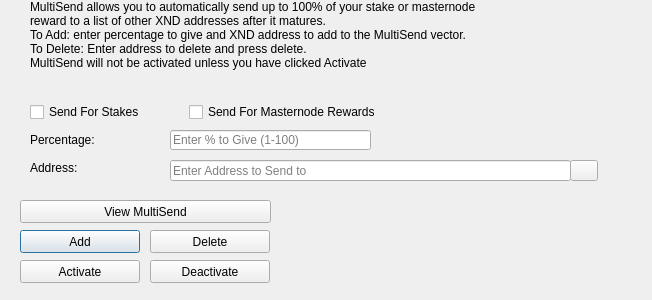
<?xml version="1.0" encoding="UTF-8"?>
<ui version="4.0">
 <class>MultiSendDialog</class>
 <widget class="QDialog" name="MultiSendDialog">
  <property name="windowModality">
   <enum>Qt::NonModal</enum>
  </property>
  <property name="geometry">
   <rect>
    <x>0</x>
    <y>0</y>
    <width>652</width>
    <height>300</height>
   </rect>
  </property>
  <property name="windowTitle">
   <string>MultiSend</string>
  </property>
  <widget class="QLineEdit" name="multiSendPercentEdit">
   <property name="geometry">
    <rect>
     <x>170</x>
     <y>130</y>
     <width>201</width>
     <height>20</height>
    </rect>
   </property>
   <property name="toolTip">
    <string>Enter whole numbers 1 - 100</string>
   </property>
   <property name="placeholderText">
    <string>Enter % to Give (1-100)</string>
   </property>
  </widget>
  <widget class="QLineEdit" name="multiSendAddressEdit">
   <property name="geometry">
    <rect>
     <x>170</x>
     <y>160</y>
     <width>401</width>
     <height>21</height>
    </rect>
   </property>
   <property name="toolTip">
    <string/>
   </property>
   <property name="placeholderText">
    <string>Enter Address to Send to</string>
   </property>
  </widget>
  <widget class="QLabel" name="label_2">
   <property name="geometry">
    <rect>
     <x>30</x>
     <y>0</y>
     <width>451</width>
     <height>121</height>
    </rect>
   </property>
   <property name="lineWidth">
    <number>1</number>
   </property>
   <property name="text">
    <string>MultiSend allows you to automatically send up to 100% of your stake or masternode reward to a list of other XND addresses after it matures.
To Add: enter percentage to give and XND address to add to the MultiSend vector.
To Delete: Enter address to delete and press delete.
MultiSend will not be activated unless you have clicked Activate</string>
   </property>
   <property name="alignment">
    <set>Qt::AlignLeading|Qt::AlignLeft|Qt::AlignTop</set>
   </property>
   <property name="wordWrap">
    <bool>true</bool>
   </property>
  </widget>
  <widget class="QLabel" name="message">
   <property name="geometry">
    <rect>
     <x>290</x>
     <y>200</y>
     <width>351</width>
     <height>91</height>
    </rect>
   </property>
   <property name="text">
    <string/>
   </property>
  </widget>
  <widget class="QPushButton" name="addButton">
   <property name="geometry">
    <rect>
     <x>20</x>
     <y>230</y>
     <width>120</width>
     <height>23</height>
    </rect>
   </property>
   <property name="toolTip">
    <string/>
   </property>
   <property name="statusTip">
    <string>Add to MultiSend Vector</string>
   </property>
   <property name="text">
    <string>Add</string>
   </property>
  </widget>
  <widget class="QPushButton" name="disableButton">
   <property name="geometry">
    <rect>
     <x>150</x>
     <y>260</y>
     <width>120</width>
     <height>23</height>
    </rect>
   </property>
   <property name="statusTip">
    <string>Deactivate MultiSend</string>
   </property>
   <property name="text">
    <string>Deactivate</string>
   </property>
  </widget>
  <widget class="QPushButton" name="addressBookButton">
   <property name="geometry">
    <rect>
     <x>570</x>
     <y>160</y>
     <width>28</width>
     <height>21</height>
    </rect>
   </property>
   <property name="toolTip">
    <string>Choose an address from the address book</string>
   </property>
   <property name="text">
    <string/>
   </property>
   <property name="icon">
    <iconset resource="../xinard.qrc">
     <normaloff>:/icons/address-book</normaloff>:/icons/address-book</iconset>
   </property>
   <property name="shortcut">
    <string>Alt+A</string>
   </property>
   <property name="autoDefault">
    <bool>false</bool>
   </property>
  </widget>
  <widget class="QLabel" name="label">
   <property name="geometry">
    <rect>
     <x>30</x>
     <y>130</y>
     <width>121</width>
     <height>20</height>
    </rect>
   </property>
   <property name="toolTip">
    <string>Percentage of stake to send</string>
   </property>
   <property name="text">
    <string>Percentage:</string>
   </property>
  </widget>
  <widget class="QLabel" name="label_5">
   <property name="geometry">
    <rect>
     <x>30</x>
     <y>160</y>
     <width>111</width>
     <height>16</height>
    </rect>
   </property>
   <property name="toolTip">
    <string>Address to send portion of stake to</string>
   </property>
   <property name="text">
    <string>Address:</string>
   </property>
  </widget>
  <widget class="QPushButton" name="deleteButton">
   <property name="geometry">
    <rect>
     <x>150</x>
     <y>230</y>
     <width>120</width>
     <height>23</height>
    </rect>
   </property>
   <property name="toolTip">
    <string/>
   </property>
   <property name="statusTip">
    <string>Delete Address From MultiSend Vector</string>
   </property>
   <property name="text">
    <string>Delete</string>
   </property>
  </widget>
  <widget class="QPushButton" name="activateButton">
   <property name="geometry">
    <rect>
     <x>20</x>
     <y>260</y>
     <width>120</width>
     <height>23</height>
    </rect>
   </property>
   <property name="statusTip">
    <string>Activate MultiSend</string>
   </property>
   <property name="text">
    <string>Activate</string>
   </property>
  </widget>
  <widget class="QPushButton" name="viewButton">
   <property name="geometry">
    <rect>
     <x>20</x>
     <y>200</y>
     <width>251</width>
     <height>23</height>
    </rect>
   </property>
   <property name="toolTip">
    <string/>
   </property>
   <property name="statusTip">
    <string>View MultiSend Vector</string>
   </property>
   <property name="text">
    <string>View MultiSend</string>
   </property>
  </widget>
  <widget class="QWidget" name="horizontalLayoutWidget">
   <property name="geometry">
    <rect>
     <x>30</x>
     <y>100</y>
     <width>351</width>
     <height>24</height>
    </rect>
   </property>
   <layout class="QHBoxLayout" name="horizontalLayout">
    <item>
     <widget class="QCheckBox" name="multiSendStakeCheckBox">
      <property name="text">
       <string>Send For Stakes</string>
      </property>
     </widget>
    </item>
    <item>
     <widget class="QCheckBox" name="multiSendMasternodeCheckBox">
      <property name="text">
       <string>Send For Masternode Rewards</string>
      </property>
     </widget>
    </item>
   </layout>
  </widget>
 </widget>
 <resources>
  <include location="../xinard.qrc"/>
 </resources>
 <connections/>
</ui>
